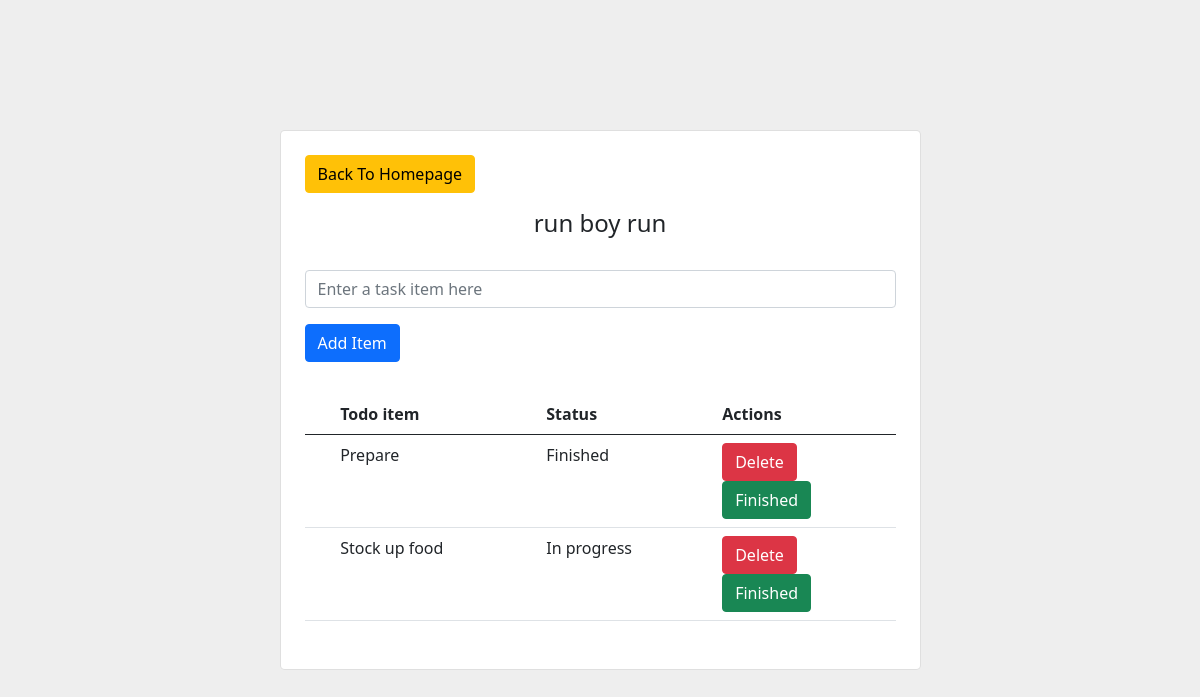
Page /todolistpage/15 on the committed database.
### todoapp/models.py (models this page shows)
class TodoList(models.Model):
    name = models.CharField(max_length=110, unique=True)

class TodoListItem(models.Model):
    content = models.TextField()
    status = models.BooleanField(default=False)
    todo = models.ForeignKey(TodoList, on_delete=models.CASCADE)

### todoapp/views.py (the view)
# urls.py: path('todolistpage/<int:i>', todolistpage, name='todolistpage'),
def todolistpage(request, i):
    todo = TodoList.objects.get(id=i)
    todo_items = TodoListItem.objects.filter(todo=todo)
    return render(request, 'todolist.html', {'todo_items': todo_items, 'todo':todo})

### templates/todolist.html (shortened to what this page needs)
<!DOCTYPE html>
<html lang="en">
    <head>
        <link href="https://cdn.jsdelivr.net/npm/bootstrap@5.0.2/dist/css/bootstrap.min.css" rel="stylesheet">
    </head>
    <body>
        <section class="vh-100" style="background-color: #eee;">
  <div class="container py-5 h-100">
    <div class="row d-flex justify-content-center align-items-center h-100">
      <div class="col col-lg-9 col-xl-7">
        <div class="card rounded-3">
          <div class="card-body p-4">
            <a href="{% url 'home' %}"><button type="button" class="btn btn-warning">Back To Homepage</button></a>
            <h4 class="text-center my-3 pb-3">{{todo.name}}</h4>
            <form action="{% url 'additem' i=todo.id %}" method="post" class="row row-cols-lg-auto g-3 justify-content-center align-items-center mb-4 pb-2">
              <div class="col-12">
                <div class="form-outline">
                  <input type="text" id="form1" name="content" class="form-control" placeholder="Enter a task item here" />
                </div>
              </div>
              <div class="col-12">
                <button type="submit" class="btn btn-primary">Add Item</button>
              </div>
            </form>
            <table class="table mb-4">
              <thead>
                <tr>
                  <th scope="col">  </th>
                  <th scope="col">Todo item</th>
                  <th scope="col">Status</th>
                  <th scope="col">Actions</th>
                </tr>
              </thead>
              <tbody>
                {% for listitem in todo_items %}
                <tr>
                  <th scope="row"></th>
                  <td>{{listitem.content}}</td>
                  <td>{% if listitem.status == True %}Finished{% else %}In progress{% endif %}</td>
                  <td>
                    <form action="{% url 'deleteitem' i=listitem.id %}">
                        <button type="submit" class="btn btn-danger">Delete</button>
                    </form>
                    <form action="{% url 'updateitem' i=listitem.id %}">
                        <button type="submit" class="btn btn-success">Finished</button>
                    </form>
                  </td>
                </tr>
                {% endfor %}
              </tbody>
            </table>
          </div>
        </div>
      </div>
    </div>
  </div>
</section>
    </body>
</html>

### rows in the picture
TodoList: name "run boy run"
TodoListItem: content "Prepare", status "Finished"
TodoListItem: content "Stock up food", status "In progress"
